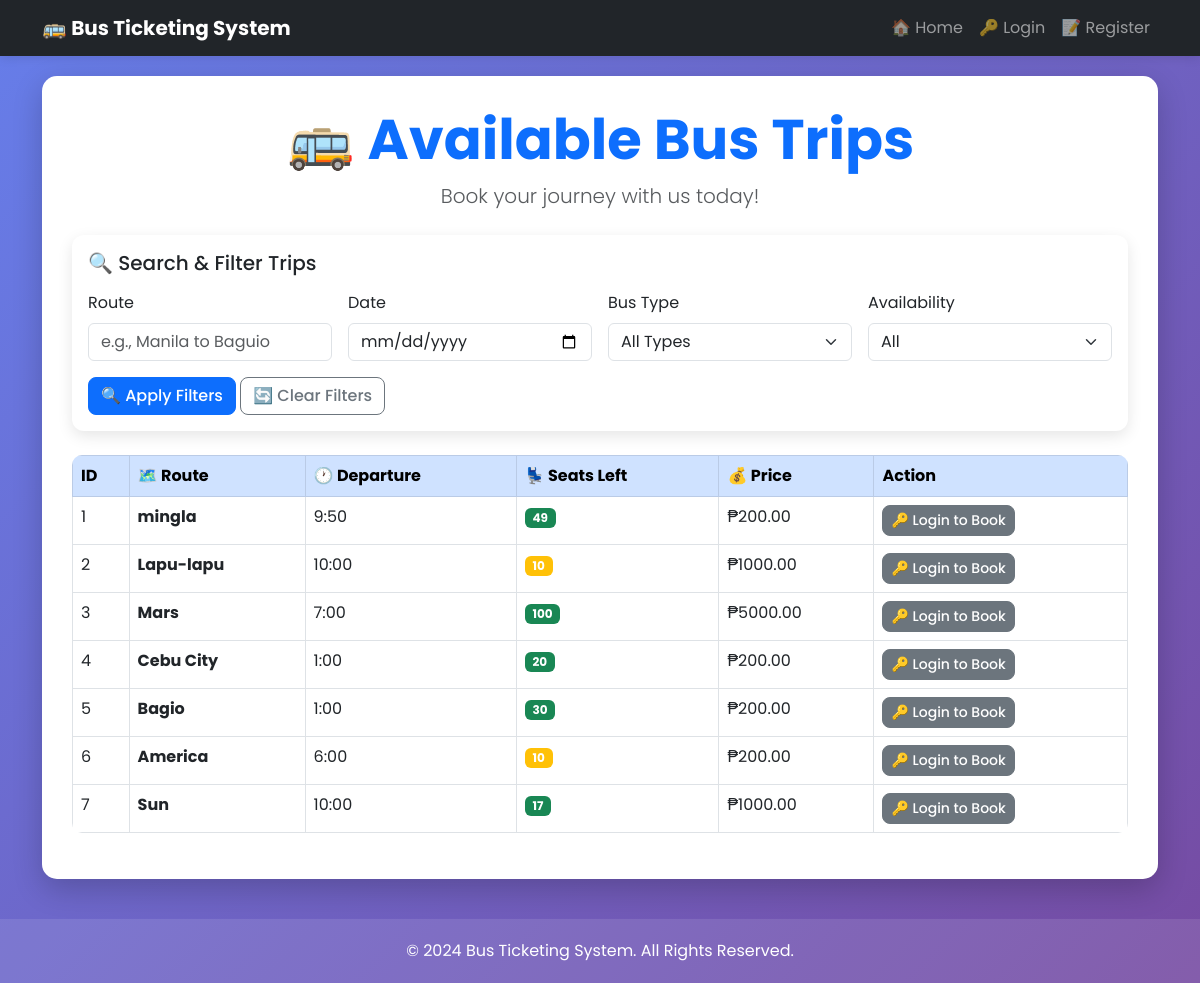
The page / on the database its author committed.
### models.py (models this page shows)
class Trip(db.Model):
    __tablename__ = "trip"
    id = db.Column(db.Integer, primary_key=True)
    route = db.Column(db.String(200), nullable=False)
    departure = db.Column(db.String(200), nullable=False)
    price = db.Column(db.Float, nullable=False)
    seats_total = db.Column(db.Integer, nullable=False)
    seats_left = db.Column(db.Integer, nullable=False)
    bookings = db.relationship("Booking", backref="trip", lazy=True)

### app.py (the view)
@app.route('/')
def index():
    trips = Trip.query.order_by(Trip.id).all()
    return render_template('index.html', trips=trips)

### templates/index.html (shortened to what this page needs)
{% extends 'base.html' %}
{% block content %}
<div class="text-center mb-4">
  <h1 class="display-4 fw-bold text-primary">🚌 Available Bus Trips</h1>
  <p class="lead text-muted">Book your journey with us today!</p>
</div>
<div class="card mb-4">
  <div class="card-body">
    <h5 class="card-title mb-3">🔍 Search & Filter Trips</h5>
    <form method="GET">
      <div class="row g-3">
        <div class="col-md-3">
          <label class="form-label">Route</label>
          <input type="text" name="route" class="form-control" placeholder="e.g., Manila to Baguio" value="{{ request.args.get('route', '') }}">
        </div>
        <div class="col-md-3">
          <label class="form-label">Date</label>
          <input type="date" name="date" class="form-control" value="{{ request.args.get('date', '') }}">
        </div>
        <div class="col-md-3">
          <label class="form-label">Bus Type</label>
          <select name="bus_type" class="form-select">
            <option value="">All Types</option>
          </select>
        </div>
        <div class="col-md-3">
          <label class="form-label">Availability</label>
          <select name="availability" class="form-select">
            <option value="">All</option>
          </select>
        </div>
      </div>
      <button type="submit" class="btn btn-primary mt-3">
        🔍 Apply Filters
      </button>
      <a href="{{ url_for('index') }}" class="btn btn-outline-secondary mt-3">
        🔄 Clear Filters
      </a>
    </form>
  </div>
</div>
<div class="table-responsive">
  <table class="table table-hover table-bordered">
    <thead class="table-primary">
      <tr>
        <th>ID</th>
        <th>🗺️ Route</th>
        <th>🕐 Departure</th>
        <th>💺 Seats Left</th>
        <th>💰 Price</th>
        <th>Action</th>
      </tr>
    </thead>
    <tbody>
      {% for trip in trips %}
        <tr>
          <td>{{ trip.id }}</td>
          <td><strong>{{ trip.route }}</strong></td>
          <td>{{ trip.departure }}</td>
          <td>
            {% if trip.seats_left > 10 %}
              <span class="badge bg-success">{{ trip.seats_left }}</span>
            {% elif trip.seats_left > 0 %}
              <span class="badge bg-warning">{{ trip.seats_left }}</span>
            {% else %}
              <span class="badge bg-danger">Full</span>
            {% endif %}
          </td>
          <td>₱{{ "%.2f"|format(trip.price) }}</td>
          <td>
            {% if trip.seats_left > 0 %}
              {% if session.get('user_id') %}
                <a href="{{ url_for('book', trip_id=trip.id) }}" class="btn btn-success btn-sm">
                  🎫 Book Now
                </a>
              {% else %}
                <a href="{{ url_for('login') }}" class="btn btn-secondary btn-sm">
                  🔑 Login to Book
                </a>
              {% endif %}
            {% else %}
              <button class="btn btn-secondary btn-sm" disabled>Fully Booked</button>
            {% endif %}
          </td>
        </tr>
      {% endfor %}
    </tbody>
  </table>
</div>
{% endblock %}

### templates/base.html (shortened to what this page needs)
<!DOCTYPE html>
<html lang="en">
<head>
  <link href="https://cdn.jsdelivr.net/npm/bootstrap@5.3.0/dist/css/bootstrap.min.css" rel="stylesheet">
</head>
<body>
  <nav class="navbar navbar-expand-lg navbar-dark bg-dark">
    <div class="container">
      <a class="navbar-brand fw-bold" href="{{ url_for('index') }}">
        🚌 Bus Ticketing System
      </a>
      <div class="collapse navbar-collapse" id="navbarNav">
        <ul class="navbar-nav ms-auto">
          <li class="nav-item">
            <a class="nav-link" href="{{ url_for('index') }}">🏠 Home</a>
          </li>
          {% if session.get('user_id') %}
            <li class="nav-item">
              <a class="nav-link" href="{{ url_for('bookings') }}">📋 My Bookings</a>
            </li>
            <li class="nav-item">
              <a class="nav-link" href="{{ url_for('profile') }}">👤 Profile</a>
            </li>
            {% if session.get('role') == 'admin' %}
              <li class="nav-item">
                <a class="nav-link" href="{{ url_for('admin') }}">⚙️ Admin</a>
              </li>
            {% endif %}
            <li class="nav-item">
              <a class="nav-link" href="{{ url_for('logout') }}">🚪 Logout ({{ session.get('user_name') }})</a>
            </li>
          {% else %}
            <li class="nav-item">
              <a class="nav-link" href="{{ url_for('login') }}">🔑 Login</a>
            </li>
            <li class="nav-item">
              <a class="nav-link" href="{{ url_for('register') }}">📝 Register</a>
            </li>
          {% endif %}
        </ul>
      </div>
    </div>
  </nav>
  <div class="container">
    <div class="main-content">
      {% block content %}{% endblock %}
    </div>
  </div>
  <footer>
    <div class="container">
      <p class="mb-0">© 2024 Bus Ticketing System. All Rights Reserved.</p>
    </div>
  </footer>
</body>
</html>

### templates/base.html (style rules this page uses)
body { font-family: "Poppins", sans-serif; background: linear-gradient(135deg, #667eea 0%, #764ba2 100%); min-height: 100vh; }
.main-content { background: white; border-radius: 15px; padding: 30px; margin-top: 20px; margin-bottom: 20px; box-shadow: 0 10px 30px rgba(0,0,0,0.2); }
.navbar { box-shadow: 0 2px 10px rgba(0,0,0,0.1); }
.card { border-radius: 12px; border: none; box-shadow: 0 5px 15px rgba(0,0,0,0.1); }
.btn { border-radius: 8px; font-weight: 500; }
.table { border-radius: 10px; overflow: hidden; }
footer { background: rgba(255,255,255,0.1); color: white; padding: 20px 0; margin-top: 40px; text-align: center; }

### rows shown on the page
Trip: id "1", route "mingla", departure "9:50", seats_left "49", price "200.00"
Trip: id "2", route "Lapu-lapu", departure "10:00", seats_left "10", price "1000.00"
Trip: id "3", route "Mars", departure "7:00", seats_left "100", price "5000.00"
Trip: id "4", route "Cebu City", departure "1:00", seats_left "20", price "200.00"
Trip: id "5", route "Bagio", departure "1:00", seats_left "30", price "200.00"
Trip: id "6", route "America", departure "6:00", seats_left "10", price "200.00"
Trip: id "7", route "Sun", departure "10:00", seats_left "17", price "1000.00"
